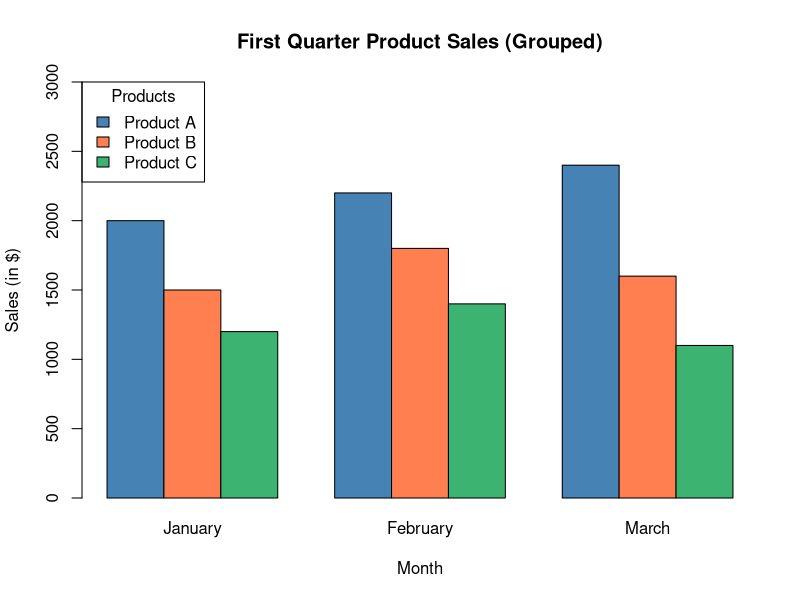

Write R code to recreate this figure.
# Create dataset for Set 6
product_sales_data <- data.frame(
  Product_ID = c(1, 2, 3),
  Product_Name = c("Product A", "Product B", "Product C"),
  January_Sales = c(2000, 1500, 1200),
  February_Sales = c(2200, 1800, 1400),
  March_Sales = c(2400, 1600, 1100)
)

print(product_sales_data)

# Convert sales columns into a matrix for grouped plotting
sales_matrix <- as.matrix(product_sales_data[, c("January_Sales", "February_Sales", "March_Sales")])
rownames(sales_matrix) <- product_sales_data$Product_Name

# 1. Grouped Bar Chart
barplot(sales_matrix, 
        beside = TRUE, 
        col = c("steelblue", "coral", "mediumseagreen"), 
        xlab = "Month", 
        ylab = "Sales (in $)", 
        main = "First Quarter Product Sales (Grouped)",
        names.arg = c("January", "February", "March"),
        ylim = c(0, 3000),
        legend.text = rownames(sales_matrix),
        args.legend = list(title = "Products", x = "topleft"))
